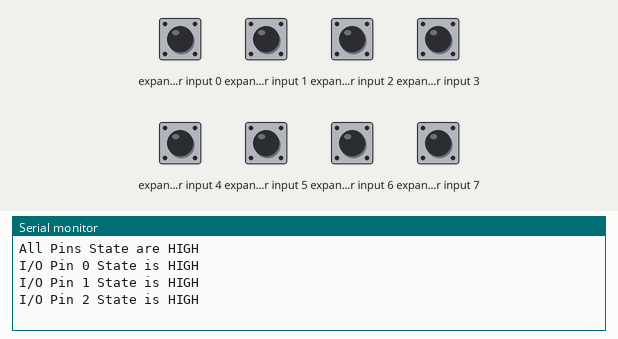
The sketch below on a simulated Arduino Uno, built with avr-gcc and run on an emulated ATmega328P. Parts: the last lines printed to the serial monitor. Wiring (inferred from the names in the program): PCF8574 port expander at I2C address 0x20. The inputs (shaded band) are chosen by the test bench; at power-on: expander input 0–7 HIGH.

Above: at 1.5 s.
1.6 s: expander input 0 pulled LOW for 3 s
At 4.7 s:
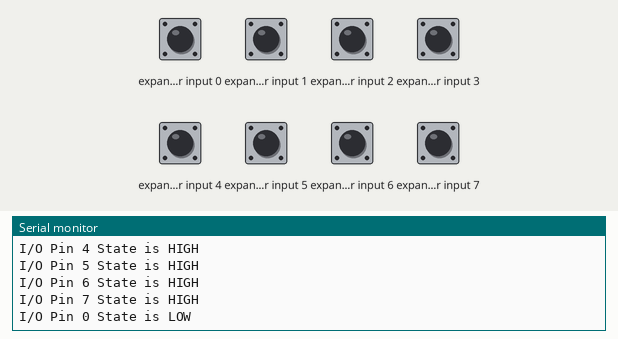
6.6 s: expander input 1 pulled LOW for 3 s
At 9.2 s:
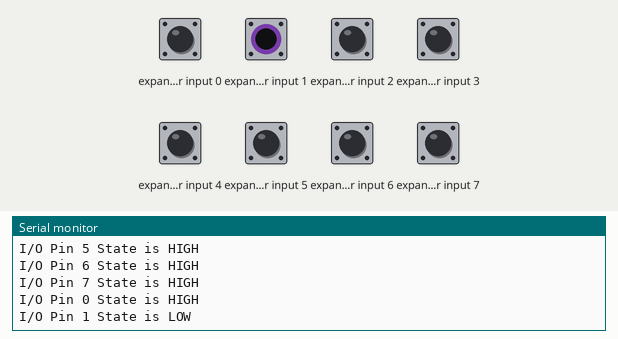
11.6 s: expander input 2 pulled LOW for 3 s
At 13.7 s:
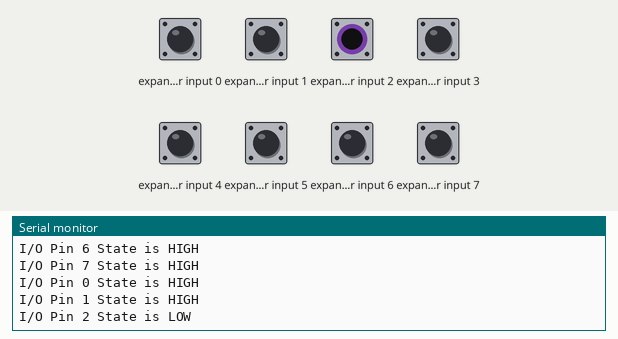
Timing chart, 0 to 15.2 s (numbered marks = the images above; inputs shaded):
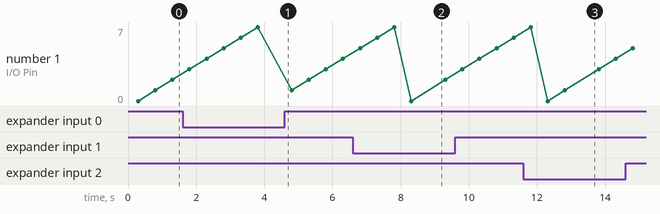

Measured:
- after the input at 1.6 s, the serial monitor: prints a new line after 2.7 s (image 1)
- after the input at 6.6 s, the serial monitor: prints a new line after 2.2 s (image 2)
- after the input at 11.6 s, the serial monitor: prints a new line after 1.7 s (image 3)

The sketch:

PCF8574.ino
```cpp
// (licence header left out)
#include <Wire.h>

// PCF8574 I2C address is 0x20(32)
#define Addr 0x20

void setup()
{
  // Initialise I2C communication as Master
  Wire.begin();
  // Initialise serial communication, set baud rate = 9600
  Serial.begin(9600);

  // Start I2C transmission
  Wire.beginTransmission(Addr);
  // Select GPIO as input
  Wire.write(0xFF);
  // Stop I2C transmission
  Wire.endTransmission();

  // Output to serial monitor
  Serial.println("All Pins State are HIGH");
  delay(300);
}

void loop()
{
  unsigned int data;

  // Start I2C transmission
  Wire.beginTransmission(Addr);
  // Stop I2C transmission
  Wire.endTransmission();

  // Request 1 byte of data
  Wire.requestFrom(Addr, 1);

  // Read 1 byte of data
  if(Wire.available() == 1)
  {
    data = Wire.read();
  }

  // Convert the data
  data = data & 0xFF;

  for(int i = 0; i < 8;  i++)
  {
    if((data & ((unsigned int)pow(2, i))) == 0)
    {
      Serial.print("I/O Pin ");
      Serial.print(i);
      Serial.println(" State is LOW");
    }
    else
    {
      Serial.print("I/O Pin ");
      Serial.print(i);
      Serial.println(" State is HIGH");
    }
    delay(500);
  }
}
```
